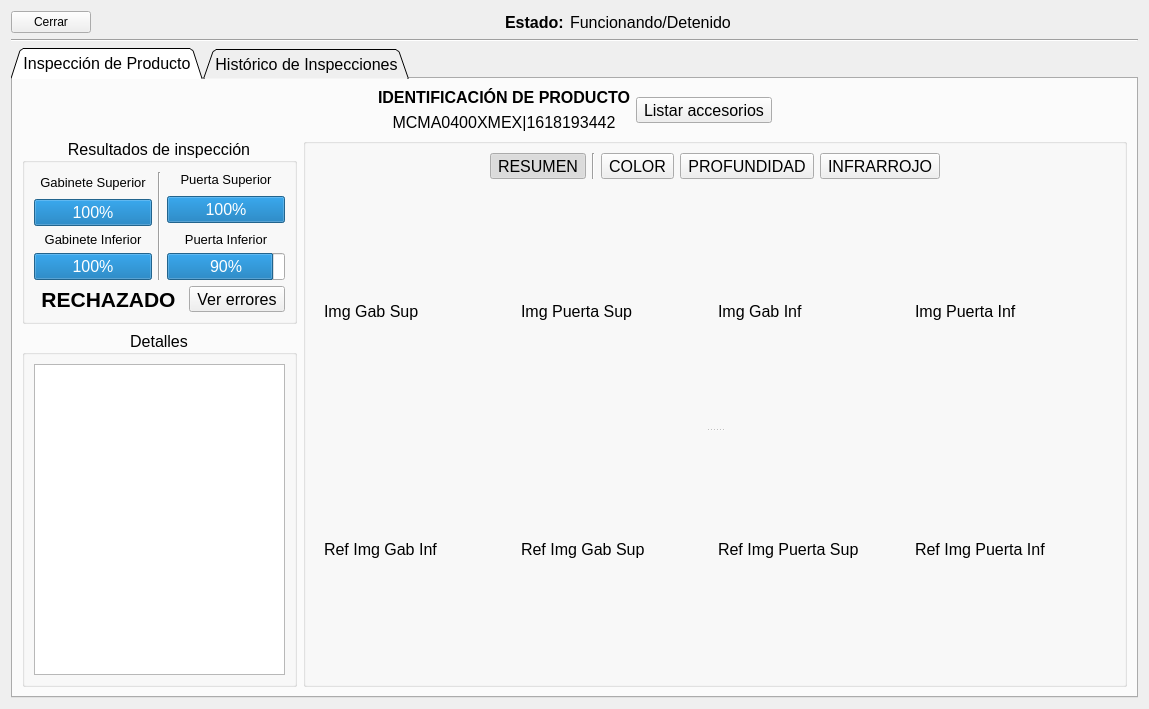
<?xml version="1.0" encoding="UTF-8"?>
<ui version="4.0">
 <class>InspeccionVisual</class>
 <widget class="QWidget" name="InspeccionVisual">
  <property name="geometry">
   <rect>
    <x>0</x>
    <y>0</y>
    <width>1149</width>
    <height>709</height>
   </rect>
  </property>
  <property name="windowTitle">
   <string>Form</string>
  </property>
  <layout class="QGridLayout" name="gridLayout">
   <item row="0" column="0">
    <widget class="QPushButton" name="pushButton_close">
     <property name="text">
      <string>Cerrar</string>
     </property>
    </widget>
   </item>
   <item row="0" column="2">
    <layout class="QHBoxLayout" name="horizontalLayout">
     <item>
      <widget class="QLabel" name="label">
       <property name="font">
        <font>
         <pointsize>12</pointsize>
         <weight>75</weight>
         <bold>true</bold>
        </font>
       </property>
       <property name="text">
        <string>Estado:</string>
       </property>
      </widget>
     </item>
     <item>
      <widget class="QLabel" name="label_status">
       <property name="font">
        <font>
         <pointsize>12</pointsize>
        </font>
       </property>
       <property name="text">
        <string>Funcionando/Detenido</string>
       </property>
      </widget>
     </item>
    </layout>
   </item>
   <item row="0" column="1">
    <spacer name="horizontalSpacer">
     <property name="orientation">
      <enum>Qt::Horizontal</enum>
     </property>
     <property name="sizeHint" stdset="0">
      <size>
       <width>40</width>
       <height>20</height>
      </size>
     </property>
    </spacer>
   </item>
   <item row="0" column="3">
    <spacer name="horizontalSpacer_2">
     <property name="orientation">
      <enum>Qt::Horizontal</enum>
     </property>
     <property name="sizeHint" stdset="0">
      <size>
       <width>243</width>
       <height>20</height>
      </size>
     </property>
    </spacer>
   </item>
   <item row="2" column="0" colspan="4">
    <widget class="QTabWidget" name="tabWidget">
     <property name="font">
      <font>
       <pointsize>12</pointsize>
      </font>
     </property>
     <property name="tabShape">
      <enum>QTabWidget::Triangular</enum>
     </property>
     <property name="currentIndex">
      <number>0</number>
     </property>
     <widget class="QWidget" name="tab_Analisis">
      <attribute name="title">
       <string>Inspección de Producto</string>
      </attribute>
      <layout class="QGridLayout" name="gridLayout_5">
       <item row="0" column="2">
        <widget class="QToolButton" name="toolButton_accesoriesList">
         <property name="sizePolicy">
          <sizepolicy hsizetype="Maximum" vsizetype="Fixed">
           <horstretch>0</horstretch>
           <verstretch>0</verstretch>
          </sizepolicy>
         </property>
         <property name="text">
          <string>Listar accesorios</string>
         </property>
        </widget>
       </item>
       <item row="0" column="0">
        <spacer name="horizontalSpacer_3">
         <property name="orientation">
          <enum>Qt::Horizontal</enum>
         </property>
         <property name="sizeHint" stdset="0">
          <size>
           <width>265</width>
           <height>20</height>
          </size>
         </property>
        </spacer>
       </item>
       <item row="0" column="3">
        <spacer name="horizontalSpacer_4">
         <property name="orientation">
          <enum>Qt::Horizontal</enum>
         </property>
         <property name="sizeHint" stdset="0">
          <size>
           <width>265</width>
           <height>20</height>
          </size>
         </property>
        </spacer>
       </item>
       <item row="0" column="1">
        <layout class="QVBoxLayout" name="verticalLayout">
         <item>
          <widget class="QLabel" name="label_2">
           <property name="font">
            <font>
             <weight>75</weight>
             <bold>true</bold>
            </font>
           </property>
           <property name="text">
            <string>IDENTIFICACIÓN DE PRODUCTO</string>
           </property>
           <property name="alignment">
            <set>Qt::AlignCenter</set>
           </property>
          </widget>
         </item>
         <item>
          <widget class="QLabel" name="label_reference">
           <property name="text">
            <string>MCMA0400XMEX|1618193442</string>
           </property>
           <property name="alignment">
            <set>Qt::AlignCenter</set>
           </property>
          </widget>
         </item>
        </layout>
       </item>
       <item row="1" column="0" colspan="4">
        <layout class="QGridLayout" name="gridLayout_4">
         <item row="2" column="0">
          <widget class="QGroupBox" name="groupBox_2">
           <property name="maximumSize">
            <size>
             <width>275</width>
             <height>16777215</height>
            </size>
           </property>
           <property name="title">
            <string>Detalles</string>
           </property>
           <property name="alignment">
            <set>Qt::AlignCenter</set>
           </property>
           <layout class="QGridLayout" name="gridLayout_2">
            <item row="1" column="0">
             <widget class="QPlainTextEdit" name="plainTextEdit_details"/>
            </item>
           </layout>
          </widget>
         </item>
         <item row="0" column="1" rowspan="3">
          <widget class="QGroupBox" name="groupBox_3">
           <property name="title">
            <string/>
           </property>
           <layout class="QVBoxLayout" name="verticalLayout_2">
            <item>
             <layout class="QHBoxLayout" name="horizontalLayout_3">
              <item>
               <spacer name="horizontalSpacer_5">
                <property name="orientation">
                 <enum>Qt::Horizontal</enum>
                </property>
                <property name="sizeHint" stdset="0">
                 <size>
                  <width>40</width>
                  <height>20</height>
                 </size>
                </property>
               </spacer>
              </item>
              <item>
               <widget class="QToolButton" name="toolButton_resumen">
                <property name="text">
                 <string>RESUMEN</string>
                </property>
                <property name="checkable">
                 <bool>true</bool>
                </property>
                <property name="checked">
                 <bool>true</bool>
                </property>
                <property name="autoExclusive">
                 <bool>true</bool>
                </property>
               </widget>
              </item>
              <item>
               <widget class="Line" name="line_3">
                <property name="orientation">
                 <enum>Qt::Vertical</enum>
                </property>
               </widget>
              </item>
              <item>
               <widget class="QToolButton" name="toolButton_rgb">
                <property name="text">
                 <string>COLOR</string>
                </property>
                <property name="checkable">
                 <bool>true</bool>
                </property>
                <property name="checked">
                 <bool>false</bool>
                </property>
                <property name="autoExclusive">
                 <bool>true</bool>
                </property>
               </widget>
              </item>
              <item>
               <widget class="QToolButton" name="toolButton_depth">
                <property name="text">
                 <string>PROFUNDIDAD</string>
                </property>
                <property name="checkable">
                 <bool>true</bool>
                </property>
                <property name="checked">
                 <bool>false</bool>
                </property>
                <property name="autoExclusive">
                 <bool>true</bool>
                </property>
               </widget>
              </item>
              <item>
               <widget class="QToolButton" name="toolButton_ir">
                <property name="text">
                 <string>INFRARROJO</string>
                </property>
                <property name="checkable">
                 <bool>true</bool>
                </property>
                <property name="checked">
                 <bool>false</bool>
                </property>
                <property name="autoExclusive">
                 <bool>true</bool>
                </property>
               </widget>
              </item>
              <item>
               <spacer name="horizontalSpacer_6">
                <property name="orientation">
                 <enum>Qt::Horizontal</enum>
                </property>
                <property name="sizeHint" stdset="0">
                 <size>
                  <width>40</width>
                  <height>20</height>
                 </size>
                </property>
               </spacer>
              </item>
             </layout>
            </item>
            <item>
             <widget class="QStackedWidget" name="stackedWidget_imgs">
              <property name="currentIndex">
               <number>1</number>
              </property>
              <widget class="QWidget" name="page">
               <widget class="QLabel" name="label_8">
                <property name="geometry">
                 <rect>
                  <x>290</x>
                  <y>10</y>
                  <width>101</width>
                  <height>16</height>
                 </rect>
                </property>
                <property name="text">
                 <string>Resumen</string>
                </property>
               </widget>
              </widget>
              <widget class="QWidget" name="page_2">
               <layout class="QVBoxLayout" name="verticalLayout_3">
                <item>
                 <widget class="QSplitter" name="splitter">
                  <property name="orientation">
                   <enum>Qt::Vertical</enum>
                  </property>
                  <widget class="QWidget" name="">
                   <layout class="QHBoxLayout" name="horizontalLayout_4">
                    <item>
                     <widget class="QLabel" name="img_gabSup">
                      <property name="text">
                       <string>Img Gab Sup</string>
                      </property>
                     </widget>
                    </item>
                    <item>
                     <widget class="QLabel" name="img_puertaSup">
                      <property name="text">
                       <string>Img Puerta Sup</string>
                      </property>
                     </widget>
                    </item>
                    <item>
                     <widget class="QLabel" name="img_gabInf">
                      <property name="text">
                       <string>Img Gab Inf</string>
                      </property>
                     </widget>
                    </item>
                    <item>
                     <widget class="QLabel" name="img_puertaInf">
                      <property name="text">
                       <string>Img Puerta Inf</string>
                      </property>
                     </widget>
                    </item>
                   </layout>
                  </widget>
                  <widget class="QWidget" name="">
                   <layout class="QHBoxLayout" name="horizontalLayout_5">
                    <item>
                     <widget class="QLabel" name="img_refGabInf">
                      <property name="text">
                       <string>Ref Img Gab Inf</string>
                      </property>
                     </widget>
                    </item>
                    <item>
                     <widget class="QLabel" name="img_refGabSup">
                      <property name="text">
                       <string>Ref Img Gab Sup</string>
                      </property>
                     </widget>
                    </item>
                    <item>
                     <widget class="QLabel" name="img_refPuertaSup">
                      <property name="text">
                       <string>Ref Img Puerta Sup</string>
                      </property>
                     </widget>
                    </item>
                    <item>
                     <widget class="QLabel" name="img_refPuertaInf">
                      <property name="text">
                       <string>Ref Img Puerta Inf</string>
                      </property>
                     </widget>
                    </item>
                   </layout>
                  </widget>
                 </widget>
                </item>
               </layout>
              </widget>
              <widget class="QWidget" name="page_3">
               <widget class="QLabel" name="label_10">
                <property name="geometry">
                 <rect>
                  <x>280</x>
                  <y>80</y>
                  <width>101</width>
                  <height>16</height>
                 </rect>
                </property>
                <property name="text">
                 <string>Profundidad</string>
                </property>
               </widget>
              </widget>
              <widget class="QWidget" name="page_4">
               <widget class="QLabel" name="label_11">
                <property name="geometry">
                 <rect>
                  <x>280</x>
                  <y>120</y>
                  <width>101</width>
                  <height>16</height>
                 </rect>
                </property>
                <property name="text">
                 <string>Infrarrojo</string>
                </property>
               </widget>
              </widget>
             </widget>
            </item>
           </layout>
          </widget>
         </item>
         <item row="0" column="0" rowspan="2">
          <widget class="QGroupBox" name="groupBox">
           <property name="maximumSize">
            <size>
             <width>275</width>
             <height>16777215</height>
            </size>
           </property>
           <property name="title">
            <string>Resultados de inspección</string>
           </property>
           <property name="alignment">
            <set>Qt::AlignCenter</set>
           </property>
           <layout class="QGridLayout" name="gridLayout_3">
            <item row="0" column="2">
             <widget class="QLabel" name="label_6">
              <property name="font">
               <font>
                <pointsize>10</pointsize>
               </font>
              </property>
              <property name="text">
               <string>Puerta Superior</string>
              </property>
              <property name="alignment">
               <set>Qt::AlignCenter</set>
              </property>
             </widget>
            </item>
            <item row="1" column="2" rowspan="2">
             <widget class="QProgressBar" name="progressBar_puertaSuperior">
              <property name="value">
               <number>100</number>
              </property>
              <property name="alignment">
               <set>Qt::AlignCenter</set>
              </property>
             </widget>
            </item>
            <item row="0" column="0" rowspan="2">
             <widget class="QLabel" name="label_4">
              <property name="font">
               <font>
                <pointsize>10</pointsize>
               </font>
              </property>
              <property name="text">
               <string>Gabinete Superior</string>
              </property>
              <property name="alignment">
               <set>Qt::AlignCenter</set>
              </property>
             </widget>
            </item>
            <item row="3" column="2">
             <widget class="QLabel" name="label_7">
              <property name="font">
               <font>
                <pointsize>10</pointsize>
               </font>
              </property>
              <property name="text">
               <string>Puerta Inferior</string>
              </property>
              <property name="alignment">
               <set>Qt::AlignCenter</set>
              </property>
             </widget>
            </item>
            <item row="4" column="0">
             <widget class="QProgressBar" name="progressBar_gabineteInferior">
              <property name="value">
               <number>100</number>
              </property>
              <property name="alignment">
               <set>Qt::AlignCenter</set>
              </property>
             </widget>
            </item>
            <item row="4" column="2">
             <widget class="QProgressBar" name="progressBar_puertaInferior">
              <property name="value">
               <number>90</number>
              </property>
              <property name="alignment">
               <set>Qt::AlignCenter</set>
              </property>
             </widget>
            </item>
            <item row="0" column="1" rowspan="5">
             <widget class="Line" name="line">
              <property name="orientation">
               <enum>Qt::Vertical</enum>
              </property>
             </widget>
            </item>
            <item row="2" column="0">
             <widget class="QProgressBar" name="progressBar_gabineteSuperior">
              <property name="value">
               <number>100</number>
              </property>
              <property name="alignment">
               <set>Qt::AlignCenter</set>
              </property>
             </widget>
            </item>
            <item row="3" column="0">
             <widget class="QLabel" name="label_5">
              <property name="font">
               <font>
                <pointsize>10</pointsize>
               </font>
              </property>
              <property name="text">
               <string>Gabinete Inferior</string>
              </property>
              <property name="alignment">
               <set>Qt::AlignCenter</set>
              </property>
             </widget>
            </item>
            <item row="7" column="0" colspan="3">
             <layout class="QHBoxLayout" name="horizontalLayout_2">
              <item>
               <widget class="QLabel" name="label_3">
                <property name="font">
                 <font>
                  <pointsize>16</pointsize>
                  <weight>75</weight>
                  <bold>true</bold>
                 </font>
                </property>
                <property name="text">
                 <string>RECHAZADO</string>
                </property>
                <property name="alignment">
                 <set>Qt::AlignCenter</set>
                </property>
               </widget>
              </item>
              <item>
               <widget class="QToolButton" name="toolButton_errorDetails">
                <property name="sizePolicy">
                 <sizepolicy hsizetype="Maximum" vsizetype="Fixed">
                  <horstretch>0</horstretch>
                  <verstretch>0</verstretch>
                 </sizepolicy>
                </property>
                <property name="text">
                 <string>Ver errores</string>
                </property>
               </widget>
              </item>
             </layout>
            </item>
           </layout>
          </widget>
         </item>
        </layout>
       </item>
      </layout>
     </widget>
     <widget class="QWidget" name="tab_Historico">
      <attribute name="title">
       <string>Histórico de Inspecciones</string>
      </attribute>
     </widget>
    </widget>
   </item>
   <item row="1" column="0" colspan="4">
    <widget class="Line" name="line_2">
     <property name="orientation">
      <enum>Qt::Horizontal</enum>
     </property>
    </widget>
   </item>
  </layout>
 </widget>
 <resources/>
 <connections/>
</ui>
